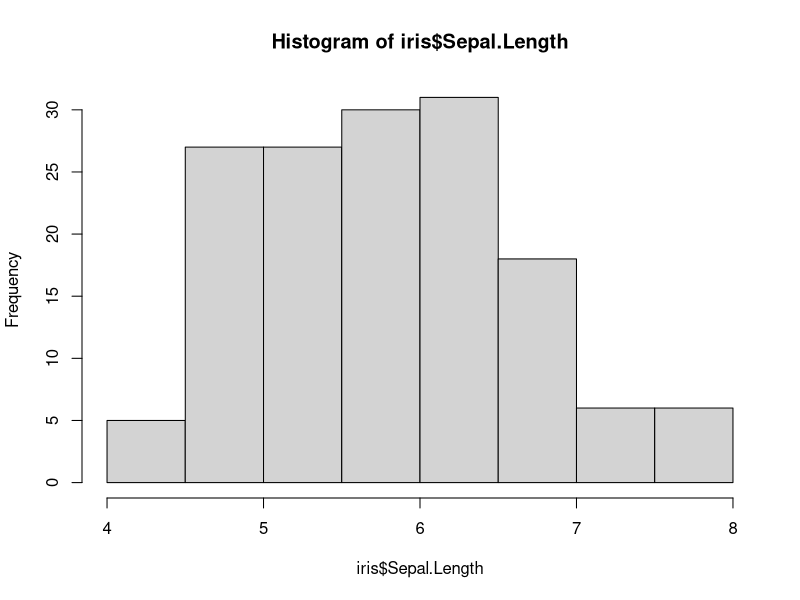
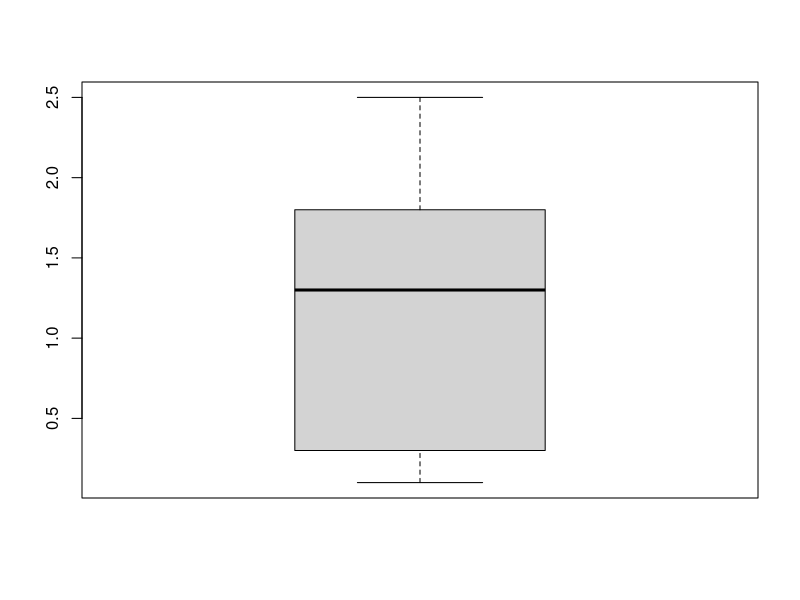

Reproduce these figures in R, in order.
library(magrittr)

# ANÁLISE EXPLORATÓRIA -> 150 Registros 

iris

# NOMES DAS COLUNAS 

names(iris3)

# ESTRUTURA DO CONJUNTO 

str(iris)

# CONJUNTO DE DADOS -> head -> retorna as 6 primeiras

head(iris, 10)
tail(iris)

# FREQUENCIA 

table(iris$Species)

# BIBLIOTECA 

# library(dplyr)
# iris %>%
#  group_by(Species) %>%
#  summarise(n = n())

library(dplyr)
iris %>%
  group_by(Species) %>%
  summarise( n = n())

# ESTATÍSTICAS DESCRITIVAS

summary(iris)

# ANÁLISE EXPLORATÓRIA -> GRÁFICOS 

hist(iris$Sepal.Length)

boxplot(iris$Petal.Width)





